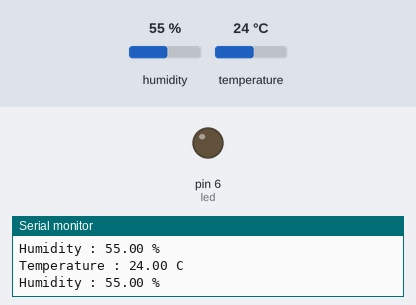
This sketch was run on a simulated Arduino Uno, built with avr-gcc and run on an emulated ATmega328P. Shown: output pins drawn as LEDs (lit = HIGH), the last lines printed to the serial monitor. Inputs (shaded band) come from the test bench; at power-on: temperature 24 °C, humidity 55 %.

Above: at 2.8 s.
2.9 s: temperature set to 29 °C
7.2 s: temperature set to 32 °C
At 11.2 s:
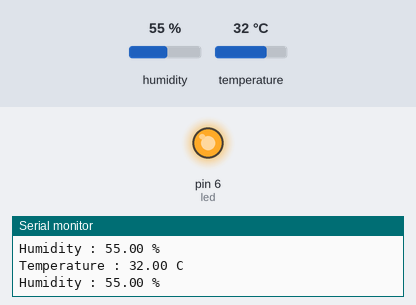
11.6 s: temperature set to 12 °C
At 14.8 s:
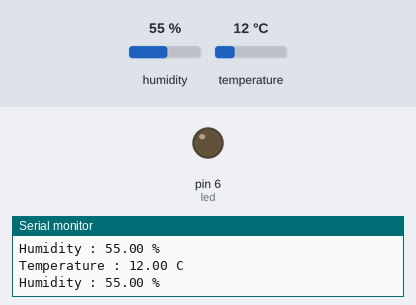
15.6 s: temperature set to 33 °C
At 19.6 s:
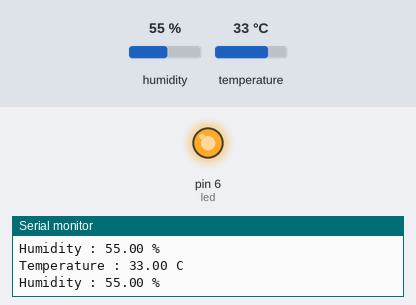
Timing chart, 0 to 20.7 s (numbered marks = the images above; inputs shaded):
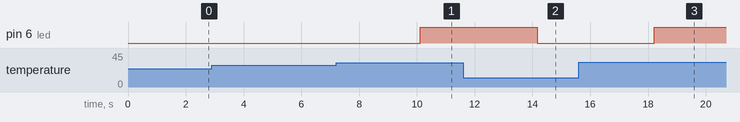

Measured:
- the behaviour switches between 30 and 31 °C on temperature (found by bisection; images 0 and 1)
- after the input at 7.2 s, pin 6 (led): LOW → HIGH after 2.9 s
- after the input at 11.6 s, pin 6 (led): HIGH → LOW after 2.6 s
- after the input at 15.6 s, pin 6 (led): LOW → HIGH after 2.6 s

The sketch:

Temperature_LED.ino
```cpp
#include <DHT.h>
#define DHTPIN 3
#define DHTTYPE DHT11
DHT dht(DHTPIN, DHT11);
int led = 6;

void setup() {
   dht.begin();
   pinMode(led, OUTPUT);
   Serial.begin(9600);
}

void loop() {
  float t = dht.readTemperature();
  float h = dht.readHumidity();
  if(isnan(h) || isnan(t)){
    Serial.println("Error in reading DHT sensor!");
    return;
  }
  Serial.println("Temperature : " + String(t) + " C");
  Serial.println("Humidity : " + String(h) + " %");
  delay(2000);

  //온도가 30도를 초과하면 LED 켜지고, 아니면 꺼짐
  if(t > 30){
    digitalWrite(led, HIGH);
  }
  else{
    digitalWrite(led, LOW);
  }
}
```
